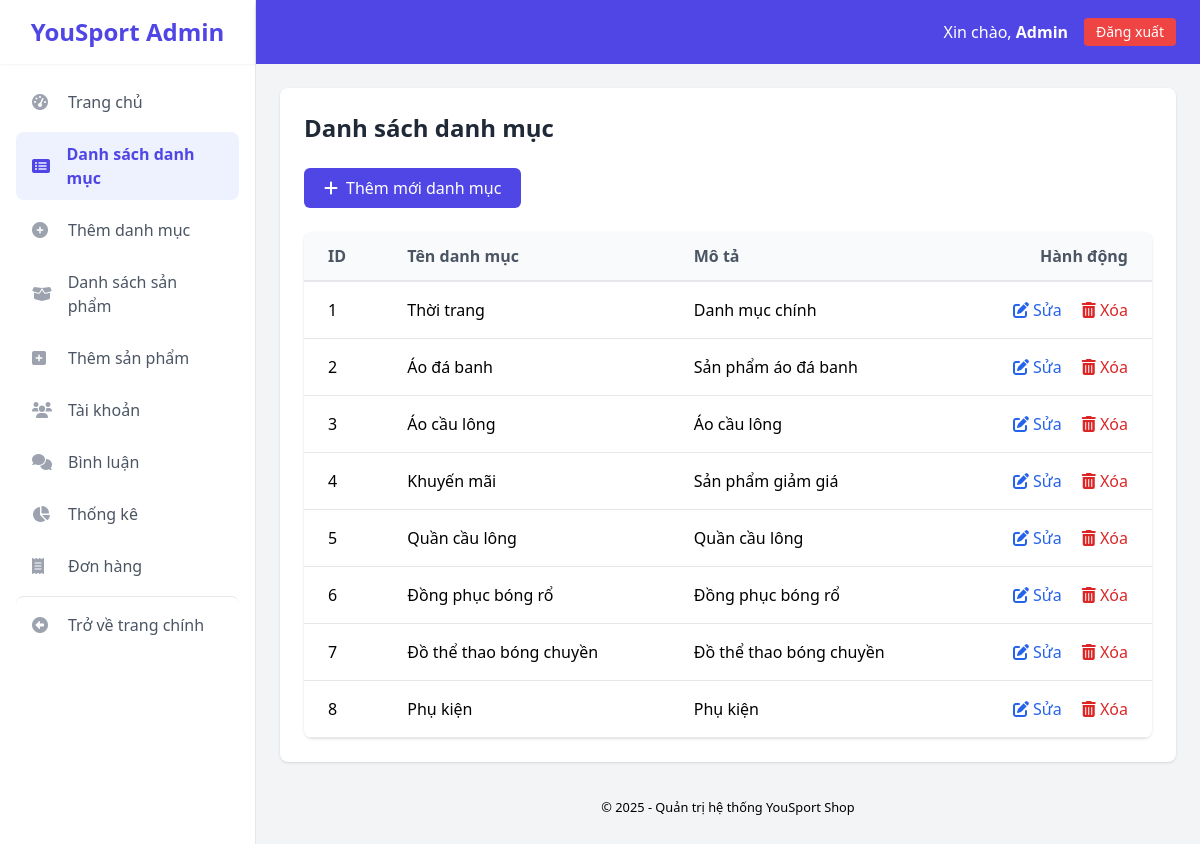
Page /admin/index.php?act=danhsach_danhmuc (signed in) on the committed database.
### tables this page shows
CREATE TABLE `catalogs` (
  `catalog_id` int(11) NOT NULL,
  `name` varchar(100) NOT NULL,
  `description` text DEFAULT NULL,
  `parent_id` int(11) DEFAULT NULL,
  `sort_order` int(11) DEFAULT 0,
  `created_at` datetime DEFAULT current_timestamp()
);

### admin/model/pdo.php (called while the page is built, shortened)
<?php
function pdo_get_connection() {
    $servername = "localhost";
    $dbname = "webshop";
    $username = "root";
    $password = "";
    $conn = new PDO("mysql:host=$servername;dbname=$dbname;charset=utf8", $username, $password);
    $conn->setAttribute(PDO::ATTR_ERRMODE, PDO::ERRMODE_EXCEPTION);
    return $conn;
}
function pdo_query($sql, ...$params) {
    $conn = pdo_get_connection();
    $stmt = $conn->prepare($sql);
    $stmt->execute($params);
    $rows = $stmt->fetchAll(PDO::FETCH_ASSOC);
    return $rows;
}
?>

### admin/model/danhmuc.php (called while the page is built, shortened)
<?php
function get_all_danhmuc() {
    $sql = "SELECT catalog_id AS id, name AS ten_danhmuc, description AS mota FROM catalogs ORDER BY catalog_id ASC";
    return pdo_query($sql);
}
?>

### admin/view/danhsach_danhmuc.php (the view, shortened to what this page needs)
<div class="bg-white shadow rounded-lg p-6">
    <h1 class="text-2xl font-bold text-gray-800 mb-6">Danh sách danh mục</h1>
    <div class="flex justify-between items-center mb-6">
        <a href="index.php?act=danhsach_danhmuc&action=add"
           class="bg-indigo-600 text-white px-5 py-2 rounded-md hover:bg-indigo-700 transition duration-200 flex items-center">
            <i class="fas fa-plus mr-2"></i> Thêm mới danh mục
        </a>
    </div>
    <?php if (!empty($list)) : ?>
        <div class="overflow-x-auto bg-white rounded-lg shadow overflow-y-auto relative">
            <table class="w-full whitespace-nowrap table-auto">
                <thead>
                    <tr class="text-left font-bold bg-gray-50">
                        <th class="px-6 py-3 border-b-2 border-gray-200 text-gray-600">ID</th>
                        <th class="px-6 py-3 border-b-2 border-gray-200 text-gray-600">Tên danh mục</th>
                        <th class="px-6 py-3 border-b-2 border-gray-200 text-gray-600">Mô tả</th>
                        <th class="px-6 py-3 border-b-2 border-gray-200 text-gray-600 text-right">Hành động</th>
                    </tr>
                </thead>
                <tbody>
                    <?php foreach ($list as $dm) : ?>
                        <tr class="hover:bg-gray-50">
                            <td class="px-6 py-4 border-b border-gray-200"><?= $dm['id'] ?></td>
                            <td class="px-6 py-4 border-b border-gray-200"><?= htmlspecialchars($dm['ten_danhmuc']) ?></td>
                            <td class="px-6 py-4 border-b border-gray-200"><?= htmlspecialchars($dm['mota']) ?></td>
                            <td class="px-6 py-4 border-b border-gray-200 text-right">
                                <a href="index.php?act=danhsach_danhmuc&action=edit&id=<?= $dm['id'] ?>"
                                   class="text-blue-600 hover:text-blue-900 mr-4">
                                    <i class="fas fa-edit"></i> Sửa
                                </a>
                                <a href="index.php?act=danhsach_danhmuc&action=delete&id=<?= $dm['id'] ?>"
                                   onclick="return confirm('Bạn có chắc chắn muốn xóa danh mục này?');"
                                   class="text-red-600 hover:text-red-900">
                                    <i class="fas fa-trash-alt"></i> Xóa
                                </a>
                            </td>
                        </tr>
                    <?php endforeach; ?>
                </tbody>
            </table>
        </div>
    <?php endif; ?>
</div>

### rows in the picture
catalogs: catalog_id "1", name "Thời trang", description "Danh mục chính"
catalogs: catalog_id "2", name "Áo đá banh", description "Sản phẩm áo đá banh"
catalogs: catalog_id "3", name "Áo cầu lông", description "Áo cầu lông"
catalogs: catalog_id "4", name "Khuyến mãi", description "Sản phẩm giảm giá"
catalogs: catalog_id "5", name "Quần cầu lông", description "Quần cầu lông"
catalogs: catalog_id "6", name "Đồng phục bóng rổ", description "Đồng phục bóng rổ"
catalogs: catalog_id "7", name "Đồ thể thao bóng chuyền", description "Đồ thể thao bóng chuyền"
catalogs: catalog_id "8", name "Phụ kiện", description "Phụ kiện"

### other values in the picture
$admin_name "Admin"
